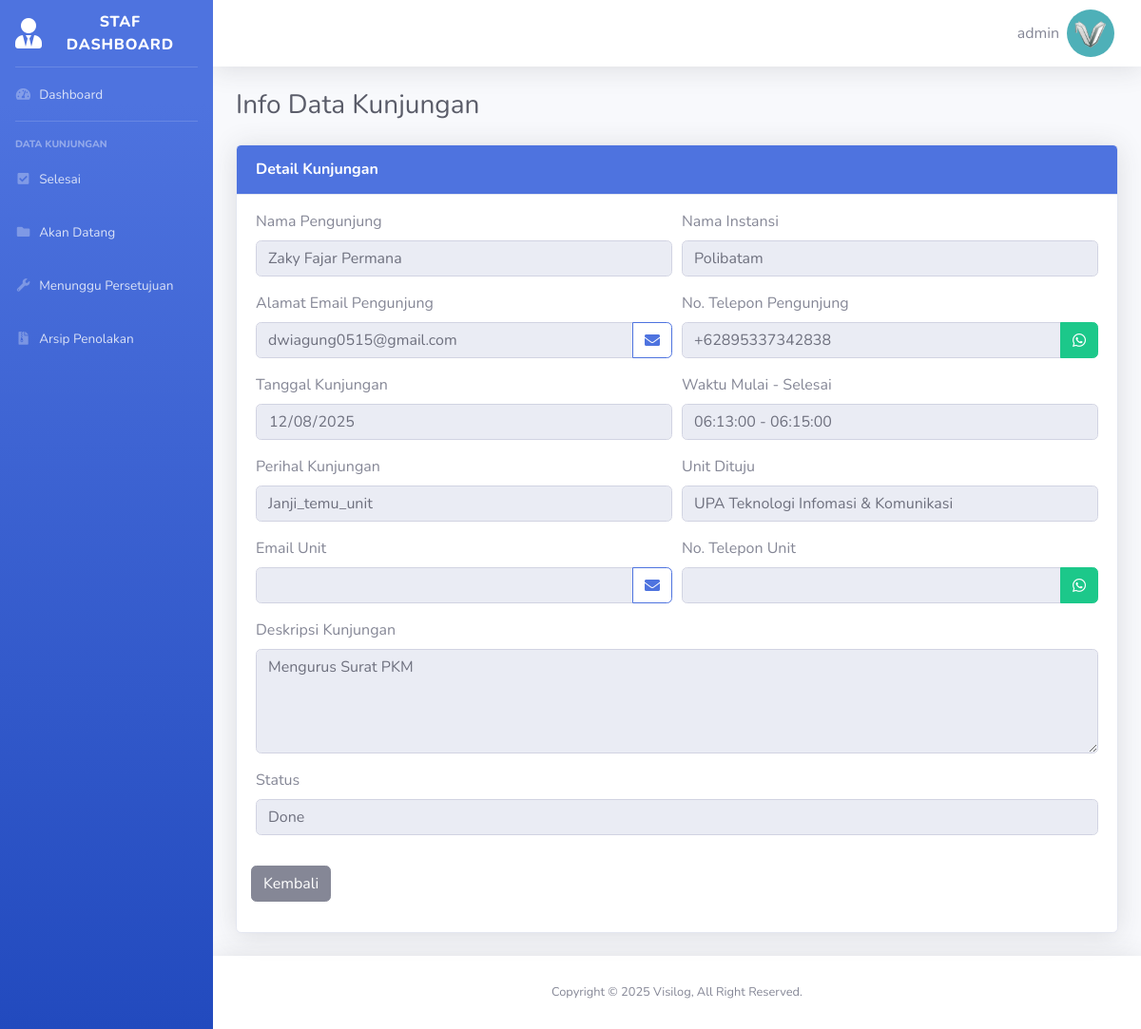
/info.php?id=14 (signed in), run on the app's committed database.
### tables this page shows
CREATE TABLE `visit_data` (
  `id` int(11) NOT NULL,
  `guest_name` varchar(255) NOT NULL,
  `email` varchar(255) NOT NULL,
  `phone_number` varchar(255) NOT NULL,
  `company_name` varchar(255) NOT NULL,
  `visit_regards` enum('Urusan_surat','Urusan_keuangan','Urusan_umum','Urusan_sarana','Janji_temu_unit','Janji_temu_staf') NOT NULL,
  `visit_desc` varchar(255) DEFAULT NULL,
  `id_unit` int(11) DEFAULT NULL,
  `id_staf` int(11) DEFAULT NULL,
  `visit_date` date NOT NULL,
  `time_in` time NOT NULL,
  `time_out` time NOT NULL,
  `appointment` enum('Ya','Tidak') NOT NULL,
  `status` enum('Pending','Done','Upcoming','Close','Now','Rejected') NOT NULL
);

CREATE TABLE `unit` (
  `id_unit` int(11) NOT NULL,
  `unit_name` varchar(255) NOT NULL,
  `unit_number` int(11) NOT NULL,
  `unit_email` varchar(255) NOT NULL
);

### info.php (the view, shortened to what this page needs)
<?php
include 'koneksi.php';
$id = isset($_GET['id']) ? (int)$_GET['id'] : 0;
$sql = "SELECT v.*, s.staf_name, s.staf_email, s.staf_number, u.unit_name
        FROM visit_data v
        LEFT JOIN staf s ON v.id_staf = s.id_staf
        LEFT JOIN unit u ON v.id_unit = u.id_unit
        WHERE v.id = $id";
$query = mysqli_query($koneksi, $sql);
$data = mysqli_fetch_array($query);
$guest_name = $data['guest_name'] ?? 'Pengunjung';
$time_in = $data['time_in'] ?? 'Tidak Diketahui';
$visit_desc = $data['visit_desc'] ?? 'Tidak ada deskripsi kunjungan';
$visit_regards = $data['visit_regards'] ?? 'Permintaan Kunjungan';
$target_name = '';
$target_email_recipient = '';
$target_phone = '';
if (!empty($data['id_staf'])) {
    $target_name = 'Bapak/Ibu ' . ($data['staf_name'] ?? 'Staf Ybs');
    $target_email_recipient = $data['staf_email'] ?? '';
    $target_phone = $data['staf_number'] ?? '';
} elseif (!empty($data['id_unit'])) {
    $target_name = 'Unit ' . ($data['unit_name'] ?? 'Unit Ybs');
    $target_email_recipient = $data['unit_email'] ?? '';
    $target_phone = $data['unit_number'] ?? '';
}
$raw_message = "Kepada Yang terhormat Bapak/Ibu {$target_name}\n\n";
$raw_message .= "{$guest_name} ingin mengunjungi Bapak/Ibu pada pukul {$time_in}.\n";
$raw_message .= "Dengan tujuan: {$visit_desc}\n\n";
$raw_message .= "Apabila Bapak/Ibu tidak berkenan, mohon balas \"Tidak bisa\" disertai dengan alasannya. Apabila berkenan, mohon balas \"Bisa\" Dengan mencantumkan ruangan pertemuan.";
$encoded_body = urlencode($raw_message);
$encoded_subject = urlencode($visit_regards);
$clean_target_phone = preg_replace('/[^0-9]/', '', $target_phone);
$target_whatsapp_link = "https://wa.me/{$clean_target_phone}?text={$encoded_body}";
$target_gmail_link = "https://mail.google.com/mail/?view=cm&fs=1&to={$target_email_recipient}&su={$encoded_subject}&body={$encoded_body}";
$clean_visitor_phone = preg_replace('/[^0-9]/', '', ($data['phone_number'] ?? ''));
?>
<body class="page-top">
<?php include 'dashboard_template/header.php' ?>
    <div id="wrapper">
        <?php include 'dashboard_template/sidebar.php'; ?>
        <div id="content-wrapper" class="d-flex flex-column">
            <div id="content">
                <?php include 'dashboard_template/topbar.php'; ?>
                <div class="container-fluid">
                    <div class="d-sm-flex align-items-center justify-content-between mb-4">
                        <h1 class="h3 mb-0 text-gray-800">Info Data Kunjungan</h1>
                    </div>
                    <div class="card shadow mb-4">
                        <div class="card-header py-3 bg-primary">
                            <h6 class="m-0 font-weight-bold text-white">Detail Kunjungan</h6>
                        </div>
                        <div class="card-body py-3">
                            <div class="form-row">
                                <div class="form-group col-md-6">
                                    <label for="guest_name">Nama Pengunjung</label>
                                    <input type="text" class="form-control" name="guest_name" id="guest_name" value="<?= ($data['guest_name'] ?? ''); ?>" readonly>
                                </div>
                                <div class="form-group col-md-6">
                                    <label for="company_name">Nama Instansi</label>
                                    <input type="text" class="form-control" name="company_name" id="company_name" value="<?= ($data['company_name'] ?? ''); ?>" readonly>
                                </div>
                            </div>
                            <div class="form-row">
                                <div class="form-group col-md-6">
                                    <label for="email">Alamat Email Pengunjung</label>
                                    <div class="input-group">
                                        <input type="email" class="form-control" name="email" id="email" value="<?= ($data['email'] ?? ''); ?>" readonly>
                                        <div class="input-group-append">
                                            <a href="mailto:<?= ($data['email'] ?? ''); ?>" class="btn btn-outline-primary d-flex align-items-center" title="Kirim Email" aria-label="Kirim Email">
                                                <i class="fas fa-envelope"></i>
                                            </a>
                                        </div>
                                    </div>
                                </div>
                                <div class="form-group col-md-6">
                                    <label for="phone_number">No. Telepon Pengunjung</label>
                                    <div class="input-group">
                                        <input type="text" class="form-control" name="phone_number" id="phone_number" value="<?= ($data['phone_number'] ?? ''); ?>" readonly>
                                        <div class="input-group-append">
                                            <a href="https://wa.me/<?= $clean_visitor_phone; ?>" target="_blank" class="btn btn-success d-flex align-items-center" title="Hubungi via WhatsApp" aria-label="WhatsApp">
                                                <i class="fab fa-whatsapp"></i>
                                            </a>
                                        </div>
                                    </div>
                                </div>
                            </div>
                            <div class="form-row">
                                <div class="form-group col-md-6">
                                    <label for="visit_date">Tanggal Kunjungan</label>
                                    <input type="date" class="form-control" name="visit_date" id="visit_date" value="<?= ($data['visit_date'] ?? ''); ?>" readonly>
                                </div>
                                <div class="form-group col-md-6">
                                    <label for="time_display">Waktu Mulai - Selesai</label>
                                    <input type="text" class="form-control" name="time_display" id="time_display" value="<?= ($data['time_in'] ?? ''); ?> - <?= ($data['time_out'] ?? ''); ?>" readonly>
                                </div>
                            </div>
                            <div class="form-row">
                                <?php
                                if (!empty($data['id_staf'])) { ?>
                                    <div class="form-group col-md-6">
                                        <label for="visit_regards">Perihal Kunjungan</label>
                                        <input class="form-control" name="visit_regards" id="visit_regards" value="<?= ($data['visit_regards'] ?? ''); ?>" readonly>
                                    </div>
                                    <div class="form-group col-md-6">
                                        <label for="staf_name">Staf Dituju</label>
                                        <input class="form-control" name="staf_name" id="staf_name" value="<?= ($data['staf_name'] ?? ''); ?>" readonly>
                                    </div>
                                <?php
                                } elseif (!empty($data['id_unit'])) { ?>
                                    <div class="form-group col-md-6">
                                        <label for="visit_regards">Perihal Kunjungan</label>
                                        <input class="form-control" name="visit_regards" id="visit_regards" value="<?= ($data['visit_regards'] ?? ''); ?>" readonly>
                                    </div>
                                    <div class="form-group col-md-6">
                                        <label for="unit_name">Unit Dituju</label>
                                        <input class="form-control" name="unit_name" id="unit_name" value="<?= ($data['unit_name'] ?? ''); ?>" readonly>
                                    </div>
                                <?php } ?>
                            </div>
                            <div class="form-row">
                                <?php
                                if (!empty($data['id_staf'])) { ?>
                                    <div class="form-group col-md-6">
                                        <label for="staf_email">Email Staf</label>
                                        <div class="input-group">
                                            <input class="form-control" name="staf_email" id="staf_email" value="<?= ($data['staf_email'] ?? ''); ?>" readonly>
                                            <div class="input-group-append">
                                                <a href="<?= $target_gmail_link; ?>" target="_blank" class="btn btn-outline-primary d-flex align-items-center" title="Kirim Email (Gmail) dengan pesan otomatis" aria-label="Kirim Email">
                                                    <i class="fas fa-envelope"></i>
                                                </a>
                                            </div>
                                        </div>
                                    </div>
                                    <div class="form-group col-md-6">
                                        <label for="staf_number">No. Telepon Staf</label>
                                        <div class="input-group">
                                            <input class="form-control" name="staf_number" id="staf_number" value="<?= ($data['staf_number'] ?? ''); ?>" readonly>
                                            <div class="input-group-append">
                                                <a href="<?= $target_whatsapp_link; ?>" target="_blank" class="btn btn-success d-flex align-items-center" title="Hubungi via WhatsApp dengan pesan otomatis" aria-label="WhatsApp">
                                                    <i class="fab fa-whatsapp"></i>
                                                </a>
                                            </div>
                                        </div>
                                    </div>
                                <?php } elseif (!empty($data['id_unit'])) { ?>
                                    <div class="form-group col-md-6">
                                        <label for="unit_email">Email Unit</label>
                                        <div class="input-group">
                                            <input class="form-control" name="unit_email" id="unit_email" value="<?= ($data['unit_email'] ?? ''); ?>" readonly>
                                            <div class="input-group-append">
                                                <a href="<?= $target_gmail_link; ?>" target="_blank" class="btn btn-outline-primary d-flex align-items-center" title="Kirim Email (Gmail) dengan pesan otomatis" aria-label="Kirim Email">
                                                    <i class="fas fa-envelope"></i>
                                                </a>
                                            </div>
                                        </div>
                                    </div>
                                    <div class="form-group col-md-6">
                                        <label for="unit_number">No. Telepon Unit</label>
                                        <div class="input-group">
                                            <input class="form-control" name="unit_number" id="unit_number" value="<?= ($data['unit_number'] ?? ''); ?>" readonly>
                                           <div class="input-group-append">
                                                <a href="<?= $target_whatsapp_link; ?>" target="_blank" class="btn btn-success d-flex align-items-center" title="Hubungi via WhatsApp dengan Pesan Otomatis">
                                                <i class="fab fa-whatsapp"></i></a>
                                            </div>
                                        </div>
                                    </div>
                                <?php } ?>
                            </div>
                            <div class="form-group">
                                <label for="visit_desc">Deskripsi Kunjungan</label>
                                <textarea class="form-control" name="visit_desc" id="visit_desc" rows="4" readonly><?= ($data['visit_desc'] ?? ''); ?></textarea>
                            </div>
                            <div class="form-group">
                                <label for="status">Status</label>
                                <input type="text" class="form-control" name="status" id="status" value="<?= ($data['status'] ?? ''); ?>" readonly>
                            </div>
                            <div class="form-row">
                                <div class="form-group mt-3 w-100 d-flex justify-content-between">
                                    <a href="kunjungan_selesai.php" class="btn btn-secondary">Kembali</a>
                                </div>
                            </div>
                        </div>
                    </div>
                </div>
                <?php include 'dashboard_template/footer.php'; ?>
</body>

### data on the page
visit_data: guest_name "Zaky Fajar Permana", company_name "Polibatam", email "dwiagung0515@gmail.com", phone_number "+62895337342838", visit_date "12/08/2025", time_display "06:13:00 - 06:15:00", visit_regards "Janji_temu_unit", unit_name "UPA Teknologi Infomasi & Komunikasi", visit_desc "Mengurus Surat PKM", status "Done"

### other printed values
$username "admin"
